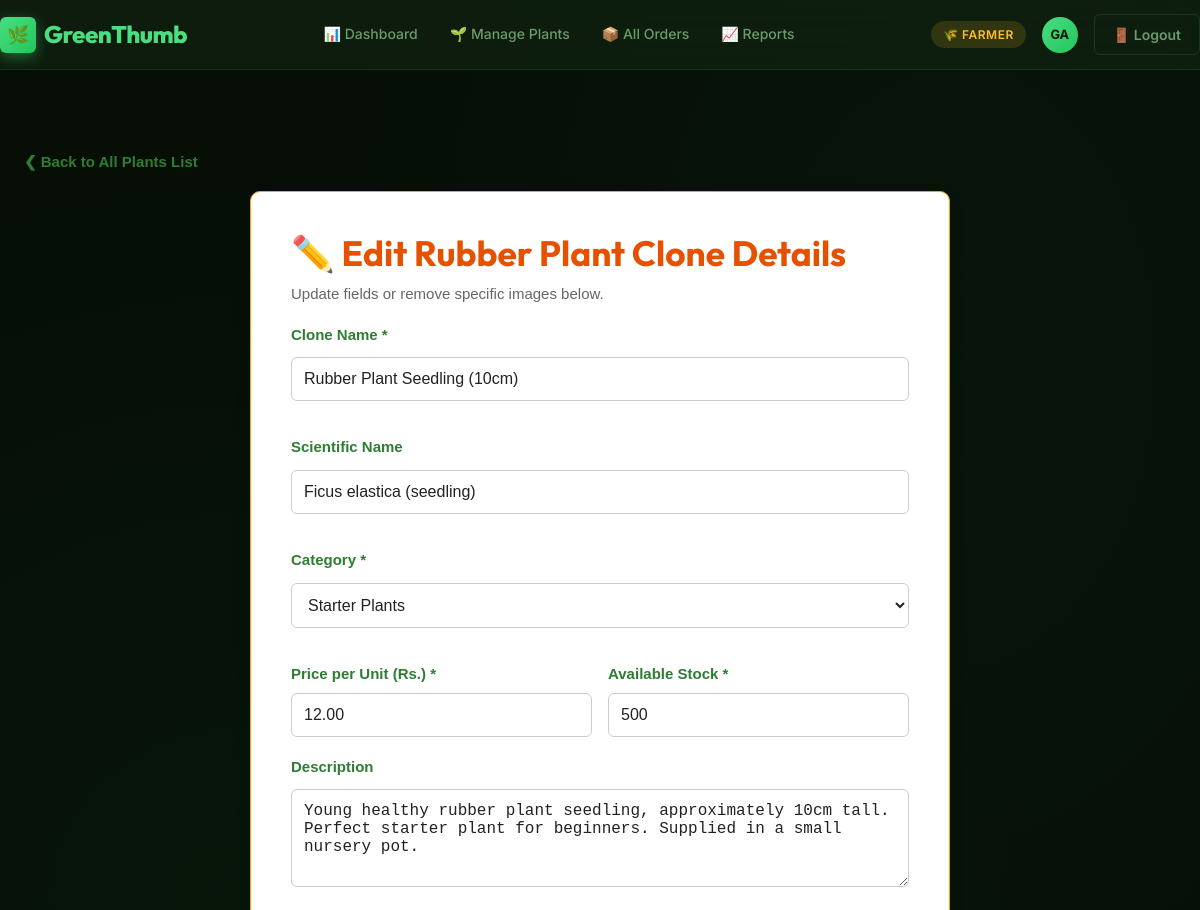
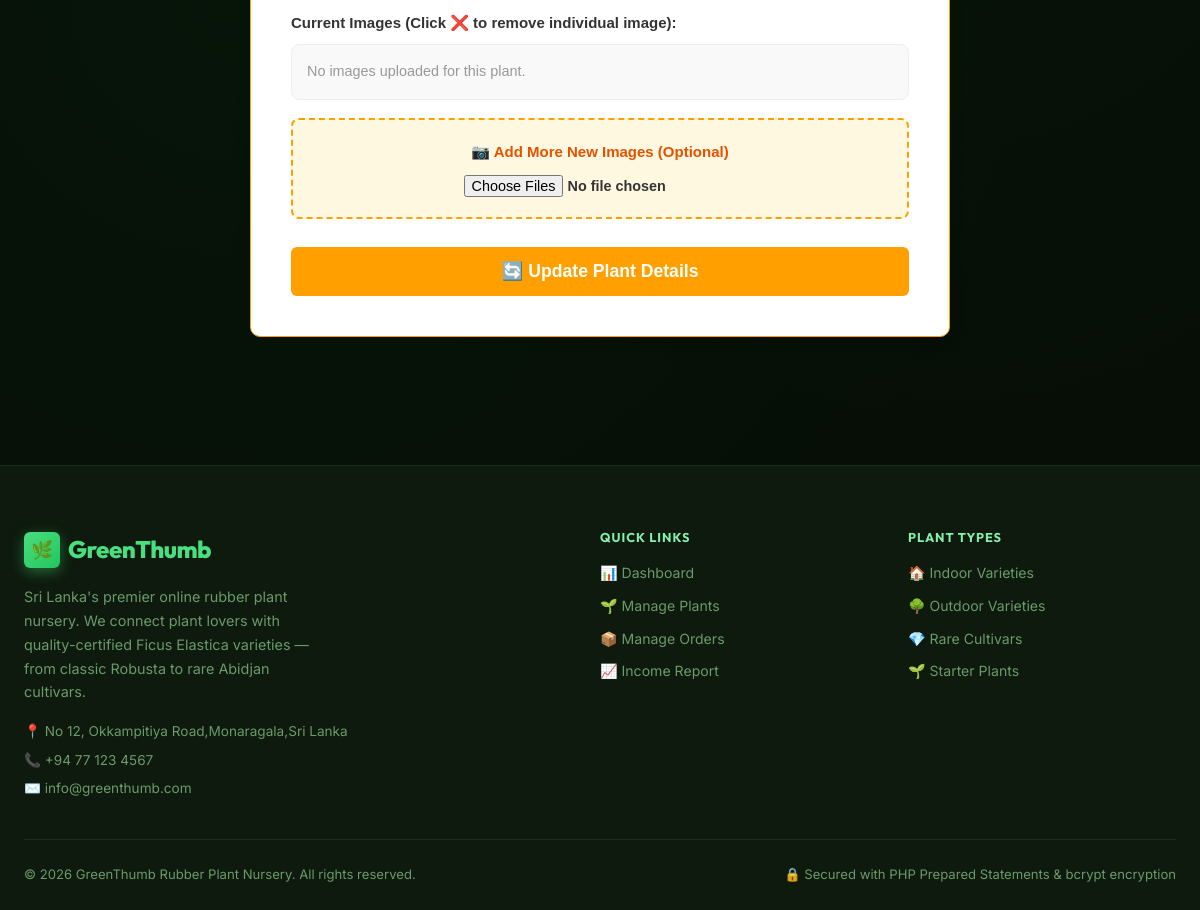
The app's page /farmer/edit_plant.php?id=6 (signed in) with its own data (2 pictures, top to bottom).
### tables this page shows
CREATE TABLE plants (
    plant_id        INT UNSIGNED        NOT NULL AUTO_INCREMENT,

     
    category_id     INT UNSIGNED        NULL,

     
    plant_name      VARCHAR(150)        NOT NULL,

     
    scientific_name VARCHAR(150)        NULL,

     
    description     TEXT                NULL,

     
     
    price_per_unit  DECIMAL(10, 2)      NOT NULL DEFAULT 0.00,

     
    stock_quantity  INT UNSIGNED        NOT NULL DEFAULT 0,

     
    min_order_qty   INT UNSIGNED        NOT NULL DEFAULT 1,

     
    image_filename  VARCHAR(255)        NULL,

     
    is_available    TINYINT(1)          NOT NULL DEFAULT 1,

     
    created_by      INT UNSIGNED        NULL,    
    created_at      TIMESTAMP           NOT NULL DEFAULT CURRENT_TIMESTAMP,
    updated_at      TIMESTAMP           NOT NULL DEFAULT CURRENT_TIMESTAMP
                                                 ON UPDATE CURRENT_TIMESTAMP,

     
     
     
    PRIMARY KEY (plant_id),

     
    CONSTRAINT chk_price_positive   CHECK (price_per_unit >= 0),
    CONSTRAINT chk_stock_positive   CHECK (stock_quantity >= 0),
    CONSTRAINT chk_min_order        CHECK (min_order_qty  >= 1),

     
    INDEX idx_plants_category   (category_id),    
    INDEX idx_plants_available  (is_available),   
    INDEX idx_plants_created_by (created_by),     

     
     
     
    CONSTRAINT fk_plants_category
        FOREIGN KEY (category_id)
        REFERENCES plant_categories (category_id)
        ON UPDATE CASCADE     
        ON DELETE SET NULL,   

    CONSTRAINT fk_plants_created_by
        FOREIGN KEY (created_by)
        REFERENCES users (user_id)
        ON UPDATE CASCADE
        ON DELETE SET NULL    
);

### farmer/edit_plant.php (the view, shortened to what this page needs)
<?php
require_once __DIR__ . '/../config/db.php';
$plant_id = (int)$_GET['id'];
$plant_res = $conn->query("SELECT * FROM plants WHERE plant_id = $plant_id");
$plant = $plant_res->fetch_assoc();
require_once __DIR__ . '/../components/header.php';
?>
<div class="container" style="margin-top: var(--space-xl); margin-bottom: var(--space-2xl); font-family: sans-serif;">
    <div style="margin-bottom: var(--space-md);">
        <a href="manage_plants.php?action=view" style="color: #2e7d32; text-decoration: none; font-weight: bold;">❮ Back to All Plants List</a>
    </div>
    <div class="card" style="max-width: 700px; margin: 0 auto; border: 1px solid #ffa000; border-radius: 10px; background: white; box-shadow: 0 4px 15px rgba(0,0,0,0.08);">
        <div class="card-body" style="padding: var(--space-xl);">
            <h2 style="color: #e65100; margin-bottom: var(--space-sm); font-weight: bold;">✏️ Edit Rubber Plant Clone Details</h2>
            <p class="text-muted" style="margin-bottom: var(--space-md); color: #666;">Update fields or remove specific images below.</p>
            <form action="edit_plant.php?id=<?= $plant_id ?>" method="POST" enctype="multipart/form-data" style="display: flex; flex-direction: column; gap: 18px;">
                <div class="form-group">
                    <label style="font-weight: bold; display:block; margin-bottom:6px; color: #2e7d32;">Clone Name *</label>
                    <input type="text" name="plant_name" class="fixed-input" value="<?= htmlspecialchars($plant['plant_name']) ?>" required>
                </div>
                <div class="form-group">
                    <label style="font-weight: bold; display:block; margin-bottom:6px; color: #2e7d32;">Scientific Name</label>
                    <input type="text" name="scientific_name" class="fixed-input" value="<?= htmlspecialchars($plant['scientific_name'] ?? '') ?>">
                </div>
                <div class="form-group">
                    <label style="font-weight: bold; display:block; margin-bottom:6px; color: #2e7d32;">Category *</label>
                    <select name="category_id" class="fixed-input" required style="height: auto;">
                        <?php
                        $categories = $conn->query("SELECT * FROM plant_categories ORDER BY category_name ASC");
                        while($cat = $categories->fetch_assoc()):
                            $selected = ($cat['category_id'] == $plant['category_id']) ? 'selected' : '';
                        ?>
                            <option value="<?= $cat['category_id'] ?>" <?= $selected ?> style="color: #333;"><?= htmlspecialchars($cat['category_name']) ?></option>
                        <?php endwhile; ?>
                    </select>
                </div>
                <div style="display: grid; grid-template-columns: 1fr 1fr; gap: 16px;">
                    <div>
                        <label style="font-weight: bold; display:block; margin-bottom:6px; color: #2e7d32;">Price per Unit (Rs.) *</label>
                        <input type="number" step="0.01" name="price" class="fixed-input" value="<?= htmlspecialchars($plant['price_per_unit']) ?>" required>
                    </div>
                    <div>
                        <label style="font-weight: bold; display:block; margin-bottom:6px; color: #2e7d32;">Available Stock *</label>
                        <input type="number" name="stock_quantity" class="fixed-input" value="<?= htmlspecialchars($plant['stock_quantity']) ?>" required>
                    </div>
                </div>
                <div class="form-group">
                    <label style="font-weight: bold; display:block; margin-bottom:6px; color: #2e7d32;">Description</label>
                    <textarea name="description" class="fixed-input" rows="4" style="resize: vertical;"><?= htmlspecialchars($plant['description']) ?></textarea>
                </div>
                <div>
                    <label style="font-weight: bold; display:block; margin-bottom:8px; color: #333;">Current Images (Click ❌ to remove individual image):</label>
                    <div style="display: flex; gap: 15px; flex-wrap: wrap; background: #f9f9f9; padding: 15px; border-radius: 8px; border: 1px solid #eee;">
                        <?php
                        $imgs = $conn->query("SELECT * FROM plant_images WHERE plant_id = $plant_id");
                        if ($imgs->num_rows > 0):
                            while($im = $imgs->fetch_assoc()):
                        ?>
                            <div class="img-container">
                                <img src="../uploads/<?= htmlspecialchars($im['image_path']) ?>" style="width: 90px; height: 90px; object-fit: cover; border-radius: 6px; border: 1px solid #ccc; display: block;">
                                <a href="edit_plant.php?id=<?= $plant_id ?>&delete_img_id=<?= $im['id'] ?>" class="delete-img-btn" onclick="return confirm('මෙම පින්තූරය පමණක් ඉවත් කිරීමට අවශ්‍යද?');" title="Delete this image">✕</a>
                            </div>
                        <?php
                            endwhile;
                        else:
                            echo "<span style='color: #999; font-size: 0.9rem;'>No images uploaded for this plant.</span>";
                        endif;
                        ?>
                    </div>
                </div>
                <div style="background: #fff8e1; padding: 20px; border-radius: 8px; border: 2px dashed #ffa000; text-align: center;">
                    <label style="font-weight: bold; color: #e65100; display:block; cursor: pointer; margin-bottom: 5px;">📷 Add More New Images (Optional)</label>
                    <input type="file" name="images[]" multiple style="color: #333; font-weight: bold; font-size: 0.9rem; margin: 10px auto 0 auto; display: block;">
                </div>
                <button type="submit" name="update_plant" style="background: #ffa000; color: white; padding: 14px; font-size: 1.1rem; border: none; border-radius: 6px; cursor: pointer; font-weight: bold; margin-top: 10px; transition: background 0.2s;">
                    🔄 Update Plant Details
                </button>
            </form>
        </div>
    </div>
</div>
<?php require_once __DIR__ . '/../components/footer.php'; ?>

### css/style.css (style rules this page uses)
:root { --clr-bg-deepest: #060e06; --clr-bg-dark: #0d1a0d; --clr-bg-card: #112211; --clr-bg-elevated: #172917; --clr-primary: #4ade80; --clr-primary-dark: #22c55e; --clr-primary-glow: rgba(74, 222, 128, 0.25); --clr-secondary: #86efac; --clr-accent: #bbf7d0; --clr-danger: #f87171; --clr-danger-bg: rgba(248, 113, 113, 0.1); --clr-warning: #fbbf24; --clr-warning-bg: rgba(251, 191, 36, 0.1); --clr-success: #4ade80; --clr-success-bg: rgba(74, 222, 128, 0.1); --clr-info: #60a5fa; --clr-info-bg: rgba(96, 165, 250, 0.1); --clr-text-primary: #f0fdf4; --clr-text-muted: #6b9a6b; --clr-text-link: #4ade80; --clr-border: rgba(74, 222, 128, 0.15); --clr-border-focus: rgba(74, 222, 128, 0.6); --glass-bg: rgba(17, 34, 17, 0.75); --glass-blur: blur(18px); --glass-border: 1px solid rgba(74, 222, 128, 0.12); --font-heading: 'Outfit', sans-serif; --font-body: 'Inter', sans-serif; --space-xs: 4px; --space-sm: 8px; --space-md: 16px; --space-lg: 24px; --space-xl: 40px; --space-2xl: 64px; --radius-sm: 6px; --radius-md: 12px; --radius-lg: 20px; --radius-xl: 32px; --radius-pill: 999px; --shadow-sm: 0 1px 4px rgba(0,0,0,0.4); --shadow-md: 0 4px 20px rgba(0,0,0,0.5); --shadow-lg: 0 12px 48px rgba(0,0,0,0.6); --shadow-glow: 0 0 32px rgba(74, 222, 128, 0.18); --transition-fast: all 0.15s ease; --transition-normal: all 0.25s ease; --transition-slow: all 0.4s cubic-bezier(0.4, 0, 0.2, 1); --navbar-h: 70px; }
*, *::before, *::after { box-sizing: border-box; margin: 0; padding: 0; }
html { scroll-behavior: smooth; -webkit-text-size-adjust: 100%; }
body { font-family: var(--font-body); background-color: var(--clr-bg-deepest); color: var(--clr-text-primary); font-size: 15px; line-height: 1.65; min-height: 100vh; background-image: radial-gradient(ellipse at 20% 50%, rgba(34, 197, 94, 0.04) 0%, transparent 60%), radial-gradient(ellipse at 80% 20%, rgba(74, 222, 128, 0.03) 0%, transparent 50%); }
a { color: var(--clr-text-link); text-decoration: none; transition: var(--transition-fast); }
h1, h2, h3, h4, h5, h6 { font-family: var(--font-heading); font-weight: 700; line-height: 1.2; color: var(--clr-text-primary); }
h2 { font-size: clamp(1.5rem, 4vw, 2.2rem); }
p { color: var(--clr-text-muted); }
.container { width: min(1200px, calc(100% - 48px)); margin-inline: auto; }
.card { background: var(--clr-bg-card); border: var(--glass-border); border-radius: var(--radius-lg); overflow: hidden; transition: var(--transition-slow); position: relative; }
.card-body { padding: var(--space-lg); }
.form-group { display: flex; flex-direction: column; gap: var(--space-xs); margin-bottom: var(--space-md); }

### farmer/edit_plant.php (style rules this page uses)
.fixed-input { width: 100% !important; padding: 12px !important; border-radius: 6px !important; border: 1px solid #ccc !important; box-sizing: border-box !important; background-color: #ffffff !important; color: #222222 !important; font-size: 1rem !important; }

### records on screen
plants: plant_name "Rubber Plant Seedling (10cm)", scientific_name "Ficus elastica (seedling)", price "12.00", stock_quantity "500", description "Young healthy rubber plant seedling, approximately 10cm tall. Perfect starter plant for beginners. Supplied in a small nursery pot."

### other values on screen
$user_role "FARMER"
$user_initials "GA"
form field category_id "Starter Plants"
